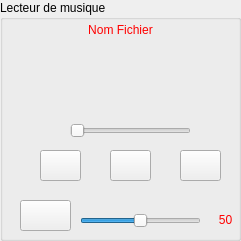
   <widget class="QGroupBox" name="groupBox_music">
    <property name="geometry">
     <rect>
      <x>1000</x>
      <y>160</y>
      <width>241</width>
      <height>241</height>
     </rect>
    </property>
    <property name="title">
     <string>Lecteur de musique</string>
    </property>
    <widget class="QPushButton" name="start">
     <property name="geometry">
      <rect>
       <x>40</x>
       <y>150</y>
       <width>41</width>
       <height>31</height>
      </rect>
     </property>
     <property name="styleSheet">
      <string notr="true"/>
     </property>
     <property name="text">
      <string/>
     </property>
     <property name="icon">
      <iconset resource="Resources.qrc">
       <normaloff>:/images/music.png</normaloff>:/images/music.png</iconset>
     </property>
     <property name="iconSize">
      <size>
       <width>24</width>
       <height>24</height>
      </size>
     </property>
    </widget>
    <widget class="QPushButton" name="stop">
     <property name="geometry">
      <rect>
       <x>180</x>
       <y>150</y>
       <width>41</width>
       <height>31</height>
      </rect>
     </property>
     <property name="text">
      <string/>
     </property>
     <property name="icon">
      <iconset resource="Resources.qrc">
       <normaloff>:/images/stop.png</normaloff>:/images/stop.png</iconset>
     </property>
     <property name="iconSize">
      <size>
       <width>24</width>
       <height>24</height>
      </size>
     </property>
    </widget>
    <widget class="QSlider" name="sliderprogress">
     <property name="geometry">
      <rect>
       <x>70</x>
       <y>120</y>
       <width>121</width>
       <height>22</height>
      </rect>
     </property>
     <property name="value">
      <number>0</number>
     </property>
     <property name="orientation">
      <enum>Qt::Horizontal</enum>
     </property>
     <property name="tickInterval">
      <number>0</number>
     </property>
    </widget>
    <widget class="QSlider" name="slider_volume">
     <property name="geometry">
      <rect>
       <x>80</x>
       <y>210</y>
       <width>121</width>
       <height>22</height>
      </rect>
     </property>
     <property name="maximum">
      <number>100</number>
     </property>
     <property name="singleStep">
      <number>10</number>
     </property>
     <property name="value">
      <number>50</number>
     </property>
     <property name="orientation">
      <enum>Qt::Horizontal</enum>
     </property>
    </widget>
    <widget class="QPushButton" name="fichiermp3">
     <property name="geometry">
      <rect>
       <x>110</x>
       <y>150</y>
       <width>41</width>
       <height>31</height>
      </rect>
     </property>
     <property name="text">
      <string/>
     </property>
     <property name="icon">
      <iconset resource="Resources.qrc">
       <normaloff>:/images/plus.png</normaloff>:/images/plus.png</iconset>
     </property>
     <property name="iconSize">
      <size>
       <width>24</width>
       <height>24</height>
      </size>
     </property>
    </widget>
    <widget class="QLabel" name="label_musique">
     <property name="geometry">
      <rect>
       <x>50</x>
       <y>20</y>
       <width>141</width>
       <height>20</height>
      </rect>
     </property>
     <property name="styleSheet">
      <string notr="true">font: 75 12pt &quot;Trebuchet MS&quot;;
color: rgb(255, 0, 0);</string>
     </property>
     <property name="text">
      <string>Nom Fichier</string>
     </property>
     <property name="alignment">
      <set>Qt::AlignCenter</set>
     </property>
    </widget>
    <widget class="QPushButton" name="btn_volume">
     <property name="geometry">
      <rect>
       <x>20</x>
       <y>200</y>
       <width>51</width>
       <height>31</height>
      </rect>
     </property>
     <property name="text">
      <string/>
     </property>
     <property name="icon">
      <iconset resource="Resources.qrc">
       <normaloff>:/images/audio.png</normaloff>:/images/audio.png</iconset>
     </property>
     <property name="iconSize">
      <size>
       <width>32</width>
       <height>32</height>
      </size>
     </property>
    </widget>
    <widget class="QLabel" name="valeur_volume">
     <property name="geometry">
      <rect>
       <x>210</x>
       <y>210</y>
       <width>31</width>
       <height>20</height>
      </rect>
     </property>
     <property name="styleSheet">
      <string notr="true">font: 75 12pt &quot;Trebuchet MS&quot;;
color: rgb(255, 0, 0);</string>
     </property>
     <property name="text">
      <string>50</string>
     </property>
     <property name="alignment">
      <set>Qt::AlignCenter</set>
     </property>
    </widget>
    <widget class="QLabel" name="label_20">
     <property name="geometry">
      <rect>
       <x>90</x>
       <y>50</y>
       <width>61</width>
       <height>61</height>
      </rect>
     </property>
     <property name="styleSheet">
      <string notr="true"/>
     </property>
     <property name="text">
      <string/>
     </property>
     <property name="pixmap">
      <pixmap resource="Resources.qrc">:/images/music-albom.png</pixmap>
     </property>
    </widget>
   </widget>
